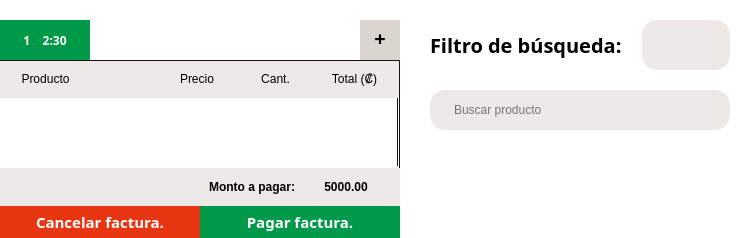
    <widget class="QWidget" name="widget_10" native="true">
     <property name="sizePolicy">
      <sizepolicy hsizetype="Expanding" vsizetype="Expanding">
       <horstretch>0</horstretch>
       <verstretch>0</verstretch>
      </sizepolicy>
     </property>
     <property name="maximumSize">
      <size>
       <width>16777215</width>
       <height>16777215</height>
      </size>
     </property>
     <property name="styleSheet">
      <string notr="true">background-color: rgb(255, 255, 255);</string>
     </property>
     <layout class="QGridLayout" name="gridLayout">
      <property name="leftMargin">
       <number>0</number>
      </property>
      <property name="topMargin">
       <number>20</number>
      </property>
      <property name="rightMargin">
       <number>15</number>
      </property>
      <property name="bottomMargin">
       <number>0</number>
      </property>
      <property name="horizontalSpacing">
       <number>30</number>
      </property>
      <property name="verticalSpacing">
       <number>0</number>
      </property>
      <item row="0" column="1" rowspan="7">
       <layout class="QGridLayout" name="gridLayout_2">
        <property name="spacing">
         <number>20</number>
        </property>
        <item row="0" column="0">
         <widget class="QLabel" name="label_17">
          <property name="sizePolicy">
           <sizepolicy hsizetype="Expanding" vsizetype="Preferred">
            <horstretch>0</horstretch>
            <verstretch>0</verstretch>
           </sizepolicy>
          </property>
          <property name="maximumSize">
           <size>
            <width>200</width>
            <height>16777215</height>
           </size>
          </property>
          <property name="font">
           <font>
            <family>Segoe UI Variable</family>
            <pointsize>15</pointsize>
            <bold>true</bold>
           </font>
          </property>
          <property name="styleSheet">
           <string notr="true">color:black;</string>
          </property>
          <property name="text">
           <string>Filtro de búsqueda:</string>
          </property>
         </widget>
        </item>
        <item row="0" column="1" colspan="2">
         <widget class="QComboBox" name="comboBox">
          <property name="sizePolicy">
           <sizepolicy hsizetype="Expanding" vsizetype="Expanding">
            <horstretch>0</horstretch>
            <verstretch>0</verstretch>
           </sizepolicy>
          </property>
          <property name="maximumSize">
           <size>
            <width>16777215</width>
            <height>50</height>
           </size>
          </property>
          <property name="styleSheet">
           <string notr="true">  QComboBox {
    border: 2px solid  rgb(237, 233, 230);
    border-radius: 15px;
    color: black;
    background-color: rgb(237, 233, 230);
    padding-left: 20px;
    padding-right: 20px;
  }

  /* Estilo para el área desplegable */
QComboBox QAbstractItemView {
    border: 2px solid  rgb(237, 233, 230);
    color: black;
    background-color: rgb(237, 233, 230);
    selection-background-color: rgb(63, 64, 70);
    selection-color: white;
 }

QComboBox::drop-down {
    width: 0px; /* Hacemos que la flecha no ocupe espacio */
    border: none;
    background-color: transparent;
}</string>
          </property>
         </widget>
        </item>
        <item row="2" column="0" colspan="3">
         <widget class="QLineEdit" name="lineEdit">
          <property name="sizePolicy">
           <sizepolicy hsizetype="Expanding" vsizetype="Minimum">
            <horstretch>0</horstretch>
            <verstretch>0</verstretch>
           </sizepolicy>
          </property>
          <property name="minimumSize">
           <size>
            <width>0</width>
            <height>40</height>
           </size>
          </property>
          <property name="maximumSize">
           <size>
            <width>1400</width>
            <height>16777215</height>
           </size>
          </property>
          <property name="styleSheet">
           <string notr="true">QLineEdit {
  border: 2px solid  rgb(237, 233, 230);
  border-radius: 15px;

  color: rgb(0, 0, 0);
  background-color: rgb(237, 233, 230);
  padding-left: 20px;
  padding-right: 20px;
}
</string>
          </property>
          <property name="placeholderText">
           <string>Buscar producto</string>
          </property>
         </widget>
        </item>
        <item row="3" column="0" colspan="3">
         <widget class="QScrollArea" name="scrollArea">
          <property name="sizePolicy">
           <sizepolicy hsizetype="Expanding" vsizetype="Expanding">
            <horstretch>0</horstretch>
            <verstretch>0</verstretch>
           </sizepolicy>
          </property>
          <property name="maximumSize">
           <size>
            <width>1400</width>
            <height>16777215</height>
           </size>
          </property>
          <property name="styleSheet">
           <string notr="true">border: none;</string>
          </property>
          <property name="horizontalScrollBarPolicy">
           <enum>Qt::ScrollBarPolicy::ScrollBarAsNeeded</enum>
          </property>
          <property name="sizeAdjustPolicy">
           <enum>QAbstractScrollArea::SizeAdjustPolicy::AdjustToContents</enum>
          </property>
          <property name="widgetResizable">
           <bool>true</bool>
          </property>
          <property name="alignment">
           <set>Qt::AlignmentFlag::AlignLeading|Qt::AlignmentFlag::AlignLeft|Qt::AlignmentFlag::AlignVCenter</set>
          </property>
          <widget class="QWidget" name="products_WidgetContents">
           <property name="geometry">
            <rect>
             <x>0</x>
             <y>0</y>
             <width>619</width>
             <height>377</height>
            </rect>
           </property>
           <property name="sizePolicy">
            <sizepolicy hsizetype="Preferred" vsizetype="Preferred">
             <horstretch>0</horstretch>
             <verstretch>0</verstretch>
            </sizepolicy>
           </property>
           <property name="maximumSize">
            <size>
             <width>1400</width>
             <height>16777215</height>
            </size>
           </property>
          </widget>
         </widget>
        </item>
       </layout>
      </item>
      <item row="6" column="0">
       <widget class="QWidget" name="widget_4" native="true">
        <property name="sizePolicy">
         <sizepolicy hsizetype="Expanding" vsizetype="Expanding">
          <horstretch>0</horstretch>
          <verstretch>0</verstretch>
         </sizepolicy>
        </property>
        <property name="maximumSize">
         <size>
          <width>400</width>
          <height>50</height>
         </size>
        </property>
        <layout class="QGridLayout" name="gridLayout_5">
         <property name="leftMargin">
          <number>0</number>
         </property>
         <property name="topMargin">
          <number>0</number>
         </property>
         <property name="rightMargin">
          <number>0</number>
         </property>
         <property name="bottomMargin">
          <number>0</number>
         </property>
         <property name="horizontalSpacing">
          <number>0</number>
         </property>
         <item row="1" column="1">
          <widget class="QPushButton" name="pushButton_2">
           <property name="sizePolicy">
            <sizepolicy hsizetype="Expanding" vsizetype="Expanding">
             <horstretch>0</horstretch>
             <verstretch>0</verstretch>
            </sizepolicy>
           </property>
           <property name="maximumSize">
            <size>
             <width>200</width>
             <height>50</height>
            </size>
           </property>
           <property name="font">
            <font>
             <family>Segoe UI Variable</family>
             <pointsize>11</pointsize>
             <bold>true</bold>
            </font>
           </property>
           <property name="styleSheet">
            <string notr="true">QPushButton {
	border-radius: 0px;
	padding: 5px;
	background-color: rgb(0, 153, 73);
	color: white;
}

QPushButton:hover {
  background-color: rgb(0, 181, 84);     /* Fondo al pasar el mouse */
  color: white;                /* Color del texto al pasar el mouse */
}

QPushButton:pressed {
  background-color: rgb(0, 125, 58);     /* Fondo al presionar */
  color: white;                /* Color del texto al presionar */
}

QPushButton:disabled {
  background-color: rgb(39, 39, 43);     /* Fondo deshabilitado */
  color: #7f8c8d;                /* Color del texto deshabilitado */
}

QPushButton:checked {
  background-color: #27ae60;     /* Fondo cuando está checkable y activado */
  color: #ecf0f1;        
}</string>
           </property>
           <property name="text">
            <string>Pagar factura.</string>
           </property>
          </widget>
         </item>
         <item row="1" column="0">
          <widget class="QPushButton" name="pushButton">
           <property name="sizePolicy">
            <sizepolicy hsizetype="Expanding" vsizetype="Expanding">
             <horstretch>0</horstretch>
             <verstretch>0</verstretch>
            </sizepolicy>
           </property>
           <property name="maximumSize">
            <size>
             <width>200</width>
             <height>50</height>
            </size>
           </property>
           <property name="font">
            <font>
             <family>Segoe UI Variable</family>
             <pointsize>11</pointsize>
             <bold>true</bold>
            </font>
           </property>
           <property name="styleSheet">
            <string notr="true">QPushButton {
	border-radius: 0px;
	padding: 5px;
	background-color: rgb(232, 54, 18);
	color: rgb(255, 255, 255);
}

QPushButton:hover {
  background-color: rgb(253, 59, 20);     /* Fondo al pasar el mouse */
  color: #f0f0f0;                /* Color del texto al pasar el mouse */
}

QPushButton:pressed {
  background-color: rgb(208, 48, 16);    /* Fondo al presionar */
  color: #d0d0d0;                /* Color del texto al presionar */
}

QPushButton:disabled {
  background-color: rgb(39, 39, 43);     /* Fondo deshabilitado */
  color: #7f8c8d;                /* Color del texto deshabilitado */
}

QPushButton:checked {
  background-color: #27ae60;     /* Fondo cuando está checkable y activado */
  color: #ecf0f1;        
}</string>
           </property>
           <property name="text">
            <string>Cancelar factura.</string>
           </property>
          </widget>
         </item>
        </layout>
       </widget>
      </item>
      <item row="0" column="0">
       <widget class="QWidget" name="widget" native="true">
        <property name="sizePolicy">
         <sizepolicy hsizetype="Expanding" vsizetype="Expanding">
          <horstretch>0</horstretch>
          <verstretch>0</verstretch>
         </sizepolicy>
        </property>
        <property name="minimumSize">
         <size>
          <width>400</width>
          <height>0</height>
         </size>
        </property>
        <property name="maximumSize">
         <size>
          <width>400</width>
          <height>16777215</height>
         </size>
        </property>
        <property name="styleSheet">
         <string notr="true">QWidget {
	color: black;
	background-color: white;
}</string>
        </property>
        <layout class="QGridLayout" name="gridLayout_4">
         <property name="leftMargin">
          <number>0</number>
         </property>
         <property name="topMargin">
          <number>0</number>
         </property>
         <property name="rightMargin">
          <number>0</number>
         </property>
         <property name="bottomMargin">
          <number>0</number>
         </property>
         <property name="spacing">
          <number>0</number>
         </property>
         <item row="2" column="0">
          <widget class="QWidget" name="widget_3" native="true">
           <property name="minimumSize">
            <size>
             <width>40</width>
             <height>0</height>
            </size>
           </property>
           <property name="maximumSize">
            <size>
             <width>400</width>
             <height>40</height>
            </size>
           </property>
           <layout class="QHBoxLayout" name="horizontalLayout_2">
            <property name="leftMargin">
             <number>0</number>
            </property>
            <property name="topMargin">
             <number>0</number>
            </property>
            <property name="rightMargin">
             <number>0</number>
            </property>
            <property name="bottomMargin">
             <number>0</number>
            </property>
            <item>
             <widget class="QWidget" name="openedReceiptsSpaceWidget" native="true">
              <property name="sizePolicy">
               <sizepolicy hsizetype="Fixed" vsizetype="Expanding">
                <horstretch>0</horstretch>
                <verstretch>0</verstretch>
               </sizepolicy>
              </property>
              <property name="minimumSize">
               <size>
                <width>90</width>
                <height>40</height>
               </size>
              </property>
              <property name="maximumSize">
               <size>
                <width>360</width>
                <height>40</height>
               </size>
              </property>
              <layout class="QGridLayout" name="gridLayout_3">
               <property name="leftMargin">
                <number>0</number>
               </property>
               <property name="topMargin">
                <number>0</number>
               </property>
               <property name="rightMargin">
                <number>0</number>
               </property>
               <property name="bottomMargin">
                <number>0</number>
               </property>
               <property name="spacing">
                <number>0</number>
               </property>
               <item row="0" column="0">
                <widget class="QPushButton" name="pushButton_12">
                 <property name="sizePolicy">
                  <sizepolicy hsizetype="Expanding" vsizetype="Expanding">
                   <horstretch>0</horstretch>
                   <verstretch>0</verstretch>
                  </sizepolicy>
                 </property>
                 <property name="minimumSize">
                  <size>
                   <width>0</width>
                   <height>40</height>
                  </size>
                 </property>
                 <property name="maximumSize">
                  <size>
                   <width>90</width>
                   <height>40</height>
                  </size>
                 </property>
                 <property name="font">
                  <font>
                   <family>Segoe UI Variable</family>
                   <bold>true</bold>
                  </font>
                 </property>
                 <property name="styleSheet">
                  <string notr="true">  border: 2px solid  rgb(0, 153, 73);

  color: white;
  background-color: rgb(0, 153, 73);
  padding-left: 10px;
  padding-right: 10px;</string>
                 </property>
                 <property name="text">
                  <string>1    2:30</string>
                 </property>
                </widget>
               </item>
              </layout>
             </widget>
            </item>
            <item>
             <spacer name="horizontalSpacer">
              <property name="orientation">
               <enum>Qt::Orientation::Horizontal</enum>
              </property>
              <property name="sizeHint" stdset="0">
               <size>
                <width>40</width>
                <height>20</height>
               </size>
              </property>
             </spacer>
            </item>
            <item>
             <widget class="QPushButton" name="addReceipt_3">
              <property name="sizePolicy">
               <sizepolicy hsizetype="Expanding" vsizetype="Expanding">
                <horstretch>0</horstretch>
                <verstretch>0</verstretch>
               </sizepolicy>
              </property>
              <property name="minimumSize">
               <size>
                <width>40</width>
                <height>0</height>
               </size>
              </property>
              <property name="maximumSize">
               <size>
                <width>40</width>
                <height>40</height>
               </size>
              </property>
              <property name="font">
               <font>
                <family>Segoe UI Variable</family>
                <pointsize>15</pointsize>
                <bold>true</bold>
                <underline>false</underline>
                <kerning>true</kerning>
               </font>
              </property>
              <property name="layoutDirection">
               <enum>Qt::LayoutDirection::LeftToRight</enum>
              </property>
              <property name="autoFillBackground">
               <bool>false</bool>
              </property>
              <property name="styleSheet">
               <string notr="true">QPushButton {
  background-color: rgb(218, 213, 207);
  border: none;
  color: rgb(0, 0, 0);
  text-align: center;
 padding-bottom: 5px;
}

QPushButton:hover {
  background-color: rgb(0, 181, 84);   /* Fondo al pasar el mouse */
  color: white;             /* Color del texto al pasar el mouse */
}

QPushButton:pressed {
  background-color: rgb(0, 153, 73);     /* Fondo al presionar */
                /* Color del texto al presionar */
	color: white;
}

QPushButton:disabled {
  background-color: rgb(39, 39, 43);     /* Fondo deshabilitado */
  color: #7f8c8d;                /* Color del texto deshabilitado */
}

QPushButton:checked {
  background-color: #27ae60;     /* Fondo cuando está checkable y activado */
  color: #ecf0f1;        
}
</string>
              </property>
              <property name="text">
               <string>+</string>
              </property>
              <property name="iconSize">
               <size>
                <width>25</width>
                <height>25</height>
               </size>
              </property>
             </widget>
            </item>
           </layout>
          </widget>
         </item>
         <item row="3" column="0" colspan="3">
          <widget class="QWidget" name="widget_2" native="true">
           <property name="styleSheet">
            <string notr="true">QWidget {
	color: black;
	background-color: rgb(237, 233, 230);
	border-top: 1px solid rgb(18, 18, 23);
	border-bottom: none;
	border-left: none;
	border-right: 1px solid rgb(18, 18, 23);
}</string>
           </property>
           <layout class="QHBoxLayout" name="horizontalLayout_5">
            <item>
             <widget class="QLabel" name="label_13">
              <property name="sizePolicy">
               <sizepolicy hsizetype="Expanding" vsizetype="Minimum">
                <horstretch>0</horstretch>
                <verstretch>0</verstretch>
               </sizepolicy>
              </property>
              <property name="minimumSize">
               <size>
                <width>0</width>
                <height>20</height>
               </size>
              </property>
              <property name="styleSheet">
               <string notr="true">border:none;</string>
              </property>
              <property name="text">
               <string>Producto</string>
              </property>
              <property name="alignment">
               <set>Qt::AlignmentFlag::AlignCenter</set>
              </property>
             </widget>
            </item>
            <item>
             <spacer name="horizontalSpacer_12">
              <property name="orientation">
               <enum>Qt::Orientation::Horizontal</enum>
              </property>
              <property name="sizeHint" stdset="0">
               <size>
                <width>40</width>
                <height>20</height>
               </size>
              </property>
             </spacer>
            </item>
            <item>
             <widget class="QLabel" name="label_14">
              <property name="sizePolicy">
               <sizepolicy hsizetype="Expanding" vsizetype="Minimum">
                <horstretch>0</horstretch>
                <verstretch>0</verstretch>
               </sizepolicy>
              </property>
              <property name="minimumSize">
               <size>
                <width>0</width>
                <height>20</height>
               </size>
              </property>
              <property name="styleSheet">
               <string notr="true">border:none;</string>
              </property>
              <property name="text">
               <string>Precio</string>
              </property>
              <property name="alignment">
               <set>Qt::AlignmentFlag::AlignCenter</set>
              </property>
             </widget>
            </item>
            <item>
             <widget class="QLabel" name="label_15">
              <property name="sizePolicy">
               <sizepolicy hsizetype="Expanding" vsizetype="Minimum">
                <horstretch>0</horstretch>
                <verstretch>0</verstretch>
               </sizepolicy>
              </property>
              <property name="minimumSize">
               <size>
                <width>0</width>
                <height>20</height>
               </size>
              </property>
              <property name="styleSheet">
               <string notr="true">border:none;</string>
              </property>
              <property name="text">
               <string>Cant.</string>
              </property>
              <property name="alignment">
               <set>Qt::AlignmentFlag::AlignCenter</set>
              </property>
             </widget>
            </item>
            <item>
             <widget class="QLabel" name="label_16">
              <property name="sizePolicy">
               <sizepolicy hsizetype="Expanding" vsizetype="Minimum">
                <horstretch>0</horstretch>
                <verstretch>0</verstretch>
               </sizepolicy>
              </property>
              <property name="minimumSize">
               <size>
                <width>0</width>
                <height>20</height>
               </size>
              </property>
              <property name="styleSheet">
               <string notr="true">border:none;</string>
              </property>
              <property name="text">
               <string>Total (₡)</string>
              </property>
              <property name="alignment">
               <set>Qt::AlignmentFlag::AlignCenter</set>
              </property>
             </widget>
            </item>
           </layout>
          </widget>
         </item>
         <item row="4" column="0" colspan="3">
          <widget class="QScrollArea" name="receiptScrollArea">
           <property name="sizePolicy">
            <sizepolicy hsizetype="Expanding" vsizetype="Expanding">
             <horstretch>0</horstretch>
             <verstretch>0</verstretch>
            </sizepolicy>
           </property>
           <property name="maximumSize">
            <size>
             <width>400</width>
             <height>16777215</height>
            </size>
           </property>
           <property name="styleSheet">
            <string notr="true">QWidget {
	color: black;
	background-color: white;
	border-top: none;
	border-bottom: none;
	border-left: none;
	border-right: 1px solid rgb(18, 18, 23);
}</string>
           </property>
           <property name="widgetResizable">
            <bool>true</bool>
           </property>
           <widget class="QWidget" name="receipt_WidgetContents">
            <property name="geometry">
             <rect>
              <x>0</x>
              <y>0</y>
              <width>398</width>
              <height>341</height>
             </rect>
            </property>
            <property name="sizePolicy">
             <sizepolicy hsizetype="Expanding" vsizetype="Expanding">
              <horstretch>0</horstretch>
              <verstretch>0</verstretch>
             </sizepolicy>
            </property>
            <property name="maximumSize">
             <size>
              <width>398</width>
              <height>16777215</height>
             </size>
            </property>
           </widget>
          </widget>
         </item>
        </layout>
       </widget>
      </item>
      <item row="5" column="0">
       <widget class="QWidget" name="widget_13" native="true">
        <property name="maximumSize">
         <size>
          <width>400</width>
          <height>16777215</height>
         </size>
        </property>
        <property name="styleSheet">
         <string notr="true">background-color: rgb(237, 233, 230);
color: black;</string>
        </property>
        <layout class="QHBoxLayout" name="horizontalLayout_6">
         <item>
          <spacer name="horizontalSpacer_13">
           <property name="orientation">
            <enum>Qt::Orientation::Horizontal</enum>
           </property>
           <property name="sizeHint" stdset="0">
            <size>
             <width>40</width>
             <height>20</height>
            </size>
           </property>
          </spacer>
         </item>
         <item>
          <widget class="QLabel" name="label">
           <property name="sizePolicy">
            <sizepolicy hsizetype="Expanding" vsizetype="Preferred">
             <horstretch>0</horstretch>
             <verstretch>0</verstretch>
            </sizepolicy>
           </property>
           <property name="font">
            <font>
             <bold>true</bold>
            </font>
           </property>
           <property name="text">
            <string>Monto a pagar:</string>
           </property>
           <property name="alignment">
            <set>Qt::AlignmentFlag::AlignRight|Qt::AlignmentFlag::AlignTrailing|Qt::AlignmentFlag::AlignVCenter</set>
           </property>
          </widget>
         </item>
         <item>
          <widget class="QLabel" name="label_2">
           <property name="sizePolicy">
            <sizepolicy hsizetype="Expanding" vsizetype="Preferred">
             <horstretch>0</horstretch>
             <verstretch>0</verstretch>
            </sizepolicy>
           </property>
           <property name="maximumSize">
            <size>
             <width>90</width>
             <height>16777215</height>
            </size>
           </property>
           <property name="font">
            <font>
             <bold>true</bold>
             <underline>false</underline>
            </font>
           </property>
           <property name="text">
            <string>5000.00</string>
           </property>
           <property name="alignment">
            <set>Qt::AlignmentFlag::AlignCenter</set>
           </property>
          </widget>
         </item>
        </layout>
       </widget>
      </item>
     </layout>
    </widget>
